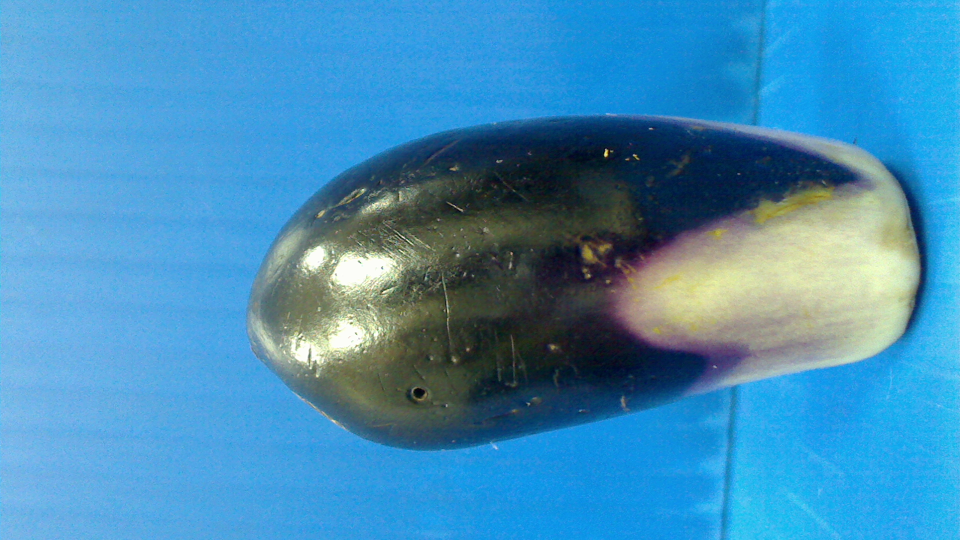
#> input picture WormHole_1H.tif, 960 x 540 px, found by its file name
$ jupyter execute main.ipynb
#> lines starting #> are read from the running program, lines starting #| are printed output that depends on the picture
[cell 1]
import numpy as np
from PIL import Image

[cell 2]
def writePGM(file, w, h, depth, flatImg):
    file.write('P5\n'.encode())
    file.write('{} {}\n'.format(w, h).encode())
    file.write('{}\n'.format(depth).encode())
    file.write(bytearray(flatImg))
    file.close()

[cell 3]
def flatten(arr):
    return sum(arr, [])

[cell 4]
def convert_to_gray(img):
    m,n = len(img[0]),len(img)
    result = [[255]*m for _ in range(n)]
    for i in range(n):
        for j in range(m):
            result[i][j] = int(sum(img[i][j])/3)
    return result

[cell 5]
def segment(img,Tmin,Tmax):
    m = len(img[0])
    n = len(img)
    bg = [[255]*m for _ in range(n)]
    count = 0
    for i in range(n):
        for j in range(m):
            if Tmin <= img[i][j] and img[i][j] <= Tmax :
                bg[i][j] = 255
                count += 1
            else :
                bg[i][j] = 0
    return bg , count

[cell 6]
def padding_center(img, pad):
    pading = [255]*(pad//2)
    l = len(img[0])
    for row in img :
        for zero in pading :
            row.insert(0, zero)
        row.extend(pading)
    pading = [[255]*(l + 2 * (pad//2)) for _ in range(pad//2)]
    for row in pading:
        img.insert(0, row)
    img.extend(pading)

[cell 7]
def convolution(img,kernel):
    n = len(img)
    m = len(img[0])
    result_img = [[255]*m for _ in range(n)]
    for i in range(1,n-1):
        for j in range(1,m-1):
            temp = 0
            temp += img[i][j] * kernel[1][1]
            temp += img[i-1][j-1] * kernel[0][0]
            temp += img[i-1][j] * kernel[0][1]
            temp += img[i+1][j+1] * kernel[2][2]
            temp += img[i][j-1] * kernel[1][0]
            temp += img[i][j+1] * kernel[1][2]
            temp += img[i+1][j-1] * kernel[2][0]
            temp += img[i+1][j] * kernel[2][1]
            temp += img[i+1][j+1] * kernel[2][2]
            result_img[i][j] = int(temp)
    return result_img

[cell 8]
def contrast_s(li):
    result = []
    c = np.amin(li)
    d = np.amax(li)
    a = 0
    b = 255
    for i in range(len(li)):
        row = []
        for j in range(len(li[0])):
            p = li[i][j]
            p_out = (p - c)*((b - a)/(d - c)) + a
            row.append(int(p_out))
        result.append(row)
    return result

[cell 9]
def gaussian_lowpass_filter(img,cutoff):
    n = len(img)
    m = len(img[0])
    list_filter = [[255]*m for _ in range(n)]
    for i in range(n):
        for j in range(m):
            d = float(np.sqrt(((float(j)-m/2.0)**2.0)+((float(i)-n/2)**2.0)))
            list_filter[i][j] = np.exp(-1*((d**2.0)/((2.0)*(cutoff**2.0))))
    fft_img = np.fft.fftshift(np.fft.fft2(img))
    return_list = fft_img * list_filter
    invert = np.fft.ifft2(np.fft.ifftshift(return_list))
    abs_invert = np.abs(invert)
    return abs_invert

[cell 10]
img_1H = Image.open(".\WormHole_1H.tif")
#> img_1H is the input picture: PIL image 960x540 RGB; mean R, G, B 68.9, 142.3, 184.8
# img_1H.show()
img_2H = Image.open(".\WormHole_2H.tif")
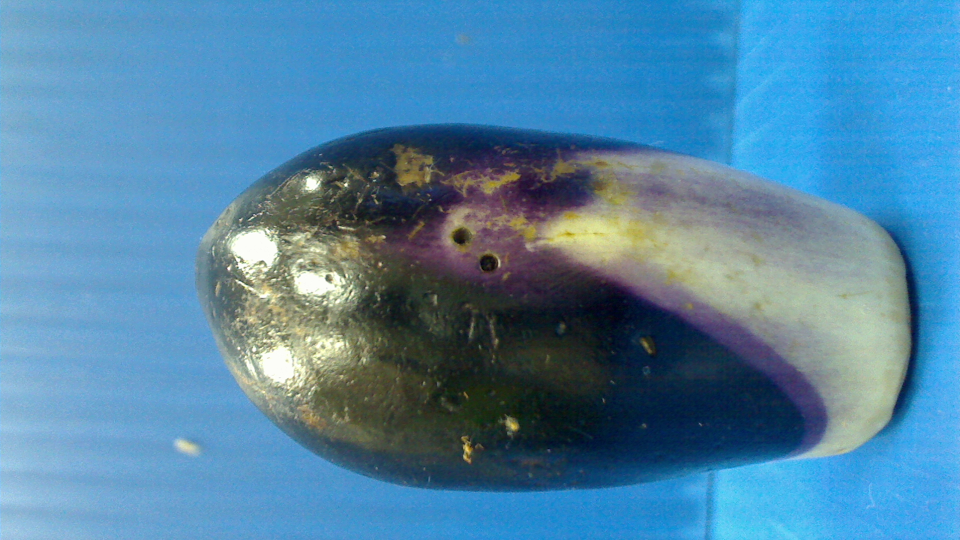
#> input picture WormHole_2H.tif, 960 x 540 px, found by its file name
#> img_2H is the input picture: PIL image 960x540 RGB; mean R, G, B 81.1, 132.4, 165.2
# img_1H.show()

[cell 11]
img_np_1H = np.array(img_1H)
img_np_2H = np.array(img_2H)

[cell 12]
gray_img_1H = convert_to_gray(img_np_1H)
#> in convert_to_gray, `m,n = len(img[0]),len(img)`: m = 960; n = 540
#> in convert_to_gray, `result = [[255]*m for _ in range(n)]`: result = 540 items
#> gray_img_1H = 540 items
gray_img_2H = convert_to_gray(img_np_2H)
#> gray_img_2H = 540 items

[cell 13]
save_dir = open("./result_1H.pgm","wb")
writePGM(save_dir , len(gray_img_1H[0]) , len(gray_img_1H) , 255 , flatten(gray_img_1H))

[cell 14]
save_dir = open("./result_2H.pgm","wb")
writePGM(save_dir , len(gray_img_2H[0]) , len(gray_img_2H) , 255 , flatten(gray_img_2H))

[cell 15]
new_gray_img_1H = gray_img_1H.copy()
#> new_gray_img_1H = 540 items
new_gray_img_2H = gray_img_2H.copy()
#> new_gray_img_2H = 540 items

[cell 16]
kernel = np.array([[-1, -1, -1],[-1,  8, -1],[-1, -1, -1]])

[cell 17]
padding_center(new_gray_img_1H,2)
#> in padding_center, `l = len(img[0])`: l = 960
#> in padding_center, `pading = [[255]*(l + 2 * (pad//2)) for _ in range(pad//2)]`: pading = 1 item
#> the loop in padding_center, `for row in pading:` made 1 pass
#> after the loop in padding_center, `for row in pading:`: img = 541 items
padding_center(new_gray_img_2H,2)
#> the loop in padding_center (call 2), `for row in pading:` made 1 pass

[cell 18]
raw_img_1H = convolution(new_gray_img_1H,kernel)
#> in convolution, `n = len(img)`: n = 542
#> in convolution, `m = len(img[0])`: m = 962
#> in convolution, `result_img = [[255]*m for _ in range(n)]`: result_img = 542 items
#> raw_img_1H = 542 items
raw_img_2H = convolution(new_gray_img_2H,kernel)
#> raw_img_2H = 542 items

[cell 19]
con_img_1H = contrast_s(raw_img_1H)
#> in contrast_s, `c = np.amin(li)`: c = -708
#> in contrast_s, `d = np.amax(li)`: d = 643
#> after the loop in contrast_s, `for i in range(len(li)):`: result = 542 items
#> con_img_1H = 542 items
con_img_2H = contrast_s(raw_img_2H)
#> con_img_2H = 542 items

[cell 20]
save_dir = open("./edge_1H.pgm","wb")
writePGM(save_dir , len(con_img_1H[0]) , len(con_img_1H) , 255 , flatten(con_img_1H))

[cell 21]
save_dir = open("./edge_2H.pgm","wb")
writePGM(save_dir , len(con_img_2H[0]) , len(con_img_2H) , 255 , flatten(con_img_2H))

[cell 22]
pic_1H , cc = segment(con_img_1H,140,255)
#> in segment, `n = len(img)`: n = 542
#> in segment, `bg = [[255]*m for _ in range(n)]`: bg = 542 items
#> pic_1H = 542 items; cc = 40658

[cell 23]
pic_2H , cc = segment(new_gray_img_2H,60,255)
#> pic_2H = 542 items; cc = 440062

[cell 24]
save_dir = open("./segment_1H_ver2.pgm","wb")
writePGM(save_dir , len(pic_1H[0]) , len(pic_1H) , 255 , flatten(pic_1H))

[cell 25]
save_dir = open("./segment_2H_ver1.pgm","wb")
writePGM(save_dir , len(pic_2H[0]) , len(pic_2H) , 255 , flatten(pic_2H))

[cell 26]
gaussian_img_1H = gaussian_lowpass_filter(pic_1H,70)
#> in gaussian_lowpass_filter, `n = len(img)`: n = 542
#> in gaussian_lowpass_filter, `list_filter = [[255]*m for _ in range(n)]`: list_filter = 542 items
#> in gaussian_lowpass_filter, `abs_invert = np.abs(invert)`:
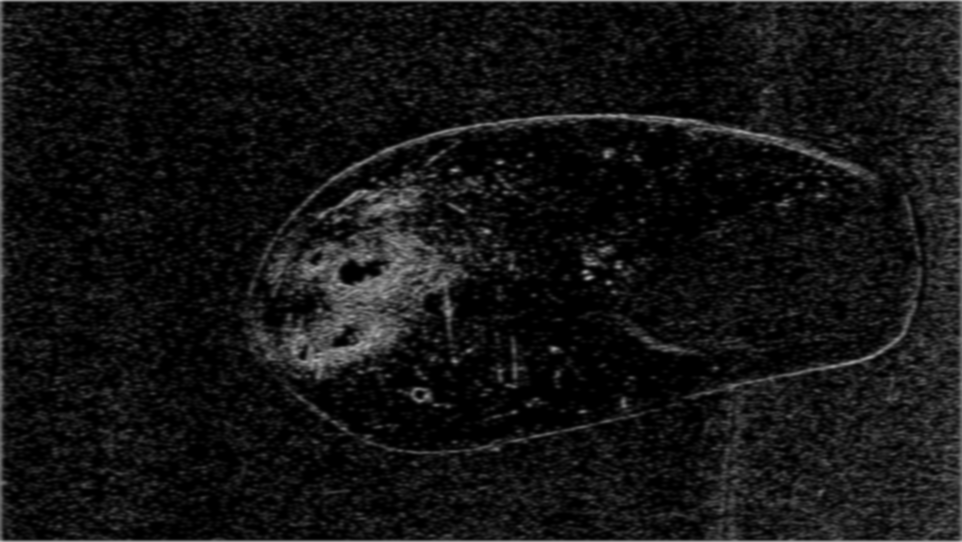
#> abs_invert: shape (542, 962) float64; min 1.78e-08, max 181.7, mean 19.9
gaussian_contrast_1H = contrast_s(gaussian_img_1H)
#> gaussian_contrast_1H = 542 items
